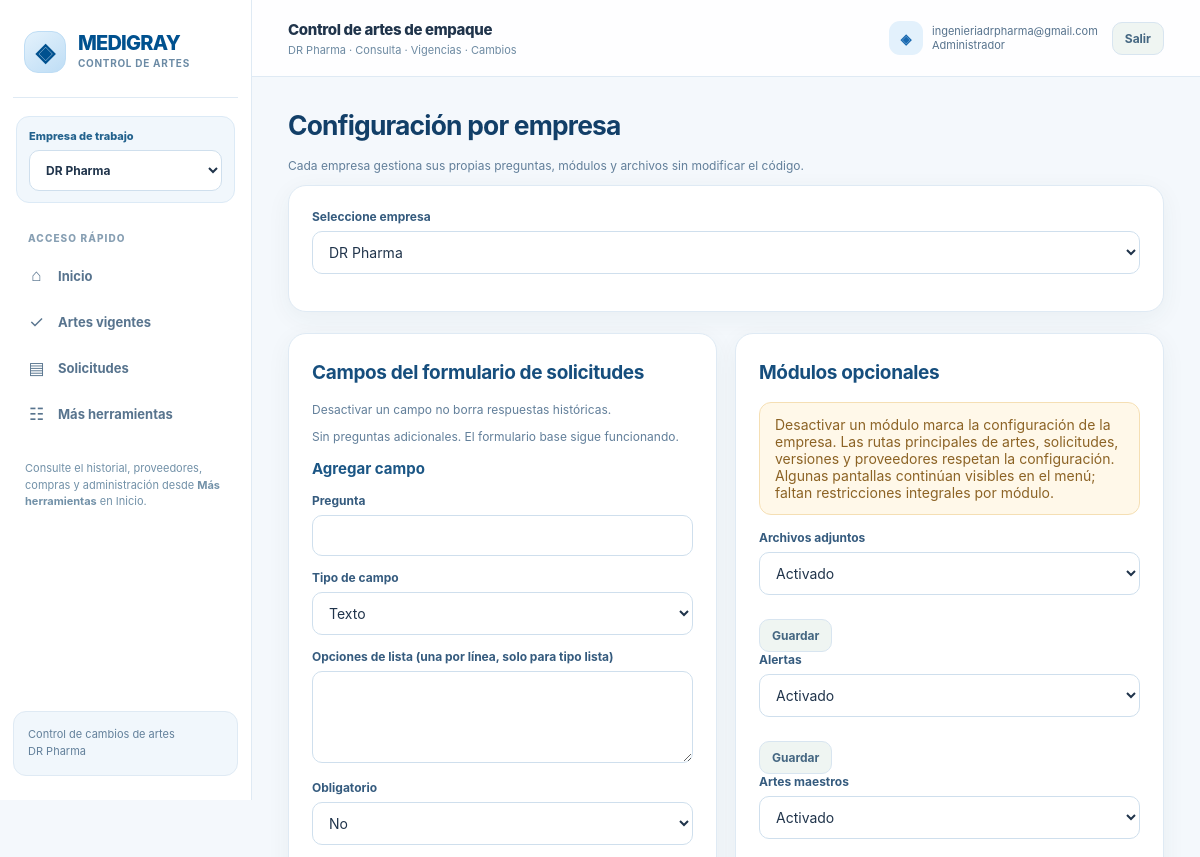
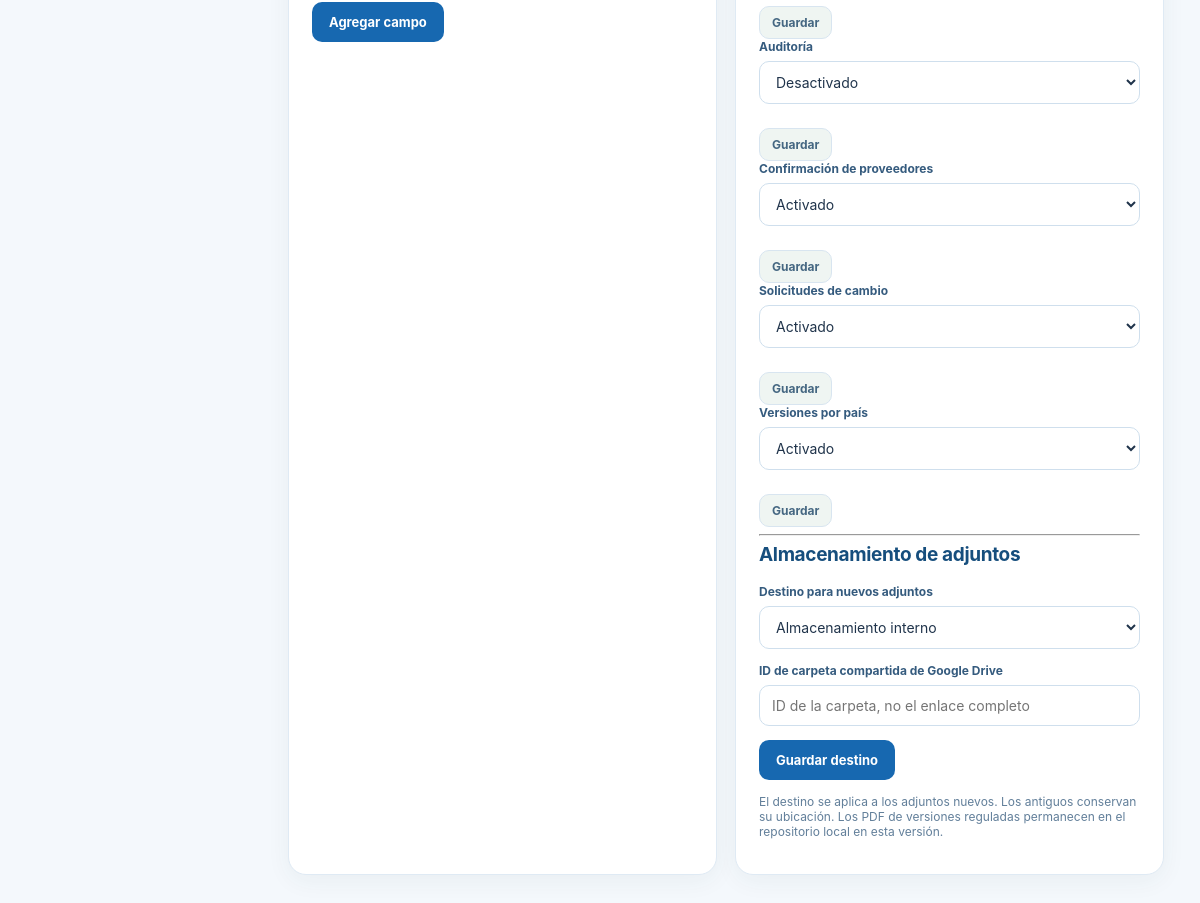
Screenshot of /configuracion (signed in) with the database file from the repository (2 pictures, top to bottom).
### tables this page shows
CREATE TABLE companies(id INTEGER PRIMARY KEY,name TEXT NOT NULL UNIQUE);

CREATE TABLE users(id INTEGER PRIMARY KEY,email TEXT NOT NULL UNIQUE,password TEXT NOT NULL,role TEXT NOT NULL,active INTEGER NOT NULL DEFAULT 1,created_at TEXT NOT NULL);

CREATE TABLE company_modules(company_id INTEGER NOT NULL REFERENCES companies(id),module_key TEXT NOT NULL,enabled INTEGER NOT NULL DEFAULT 1,PRIMARY KEY(company_id,module_key));

CREATE TABLE storage_settings(company_id INTEGER PRIMARY KEY REFERENCES companies(id),destination TEXT NOT NULL DEFAULT 'local',drive_folder_id TEXT DEFAULT '');

### app.py (the view)
@app.get('/configuracion')
def configuration(req:Request,company_id:int=0):
    u=require(req,'Administrador')
    ids=company_ids(u)
    if not ids: raise HTTPException(403,'Sin empresas asignadas')
    cid=company_id or ids[0]
    company_access(u,cid)
    with conn() as c:
        companies=c.execute('SELECT * FROM companies WHERE id IN (SELECT company_id FROM user_companies WHERE user_id=?)',(u['id'],)).fetchall()
        fields=form_fields(c,cid)
        modules=c.execute('SELECT * FROM company_modules WHERE company_id=? ORDER BY module_key',(cid,)).fetchall()
        storage=c.execute('SELECT * FROM storage_settings WHERE company_id=?',(cid,)).fetchone()
    return view(req,'config.html',companies=companies,cid=cid,fields=fields,modules=modules,labels=MODULE_LABELS,storage=storage,field_types=FIELD_TYPES)

### templates/config.html
{% extends 'base.html' %}{% block content %}
<h1>Configuración por empresa</h1><p class="muted">Cada empresa gestiona sus propias preguntas, módulos y archivos sin modificar el código.</p>
<section class="panel"><form method="get"><label>Seleccione empresa</label><select name="company_id" onchange="this.form.submit()">{% for co in companies %}<option value="{{co.id}}" {% if co.id==cid %}selected{% endif %}>{{co.name}}</option>{% endfor %}</select></form></section>
<div class="grid"><section class="panel"><h2>Campos del formulario de solicitudes</h2><p class="muted">Desactivar un campo no borra respuestas históricas.</p>{% for f in fields %}<form method="post" action="/configuracion/campo/{{f.id}}"><input type="hidden" name="csrf_token" value="{{csrf}}"><label>Nombre del campo</label><input name="label" value="{{f.label}}" required><div class="flex"><div class="field"><label>Visible</label><select name="active"><option value="1" {% if f.active %}selected{% endif %}>Sí</option><option value="0" {% if not f.active %}selected{% endif %}>No</option></select></div><div class="field"><label>Obligatorio</label><select name="required"><option value="0" {% if not f.required %}selected{% endif %}>No</option><option value="1" {% if f.required %}selected{% endif %}>Sí</option></select></div></div><small>Tipo: {{f.field_type}}</small> <button class="btn gray sm">Guardar cambios</button></form><hr>{% else %}<p class="muted">Sin preguntas adicionales. El formulario base sigue funcionando.</p>{% endfor %}<h3>Agregar campo</h3><form method="post" action="/configuracion/campo"><input type="hidden" name="csrf_token" value="{{csrf}}"><input type="hidden" name="company_id" value="{{cid}}"><label>Pregunta</label><input name="label" required maxlength="120"><label>Tipo de campo</label><select name="field_type">{% for t in field_types %}<option value="{{t}}">{{t.replace('_',' ').title()}}</option>{% endfor %}</select><label>Opciones de lista (una por línea, solo para tipo lista)</label><textarea name="choices"></textarea><label>Obligatorio</label><select name="required"><option value="0">No</option><option value="1">Sí</option></select><button class="btn">Agregar campo</button></form></section>
<section class="panel"><h2>Módulos opcionales</h2><p class="notice">Desactivar un módulo marca la configuración de la empresa. Las rutas principales de artes, solicitudes, versiones y proveedores respetan la configuración. Algunas pantallas continúan visibles en el menú; faltan restricciones integrales por módulo.</p>{% for m in modules %}<form method="post" action="/configuracion/modulo"><input type="hidden" name="csrf_token" value="{{csrf}}"><input type="hidden" name="company_id" value="{{cid}}"><input type="hidden" name="module_key" value="{{m.module_key}}"><label>{{labels.get(m.module_key,m.module_key)}}</label><div class="flex"><select name="enabled"><option value="1" {% if m.enabled %}selected{% endif %}>Activado</option><option value="0" {% if not m.enabled %}selected{% endif %}>Desactivado</option></select><button class="btn gray sm">Guardar</button></div></form>{% endfor %}<hr><h2>Almacenamiento de adjuntos</h2><form method="post" action="/configuracion/almacenamiento"><input type="hidden" name="csrf_token" value="{{csrf}}"><input type="hidden" name="company_id" value="{{cid}}"><label>Destino para nuevos adjuntos</label><select name="destination"><option value="local" {% if storage.destination=='local' %}selected{% endif %}>Almacenamiento interno</option><option value="drive" {% if storage.destination=='drive' %}selected{% endif %}>Google Drive (requiere configuración)</option></select><label>ID de carpeta compartida de Google Drive</label><input name="drive_folder_id" value="{{storage.drive_folder_id}}" placeholder="ID de la carpeta, no el enlace completo"><button class="btn">Guardar destino</button></form><p class="muted">El destino se aplica a los adjuntos nuevos. Los antiguos conservan su ubicación. Los PDF de versiones reguladas permanecen en el repositorio local en esta versión.</p></section></div>
{% endblock %}

### templates/base.html (shortened to what this page needs)
<!doctype html>
<html lang="es">
<head>
</head>
<body>
{% if u %}
<div class="shell">
<aside class="sidebar" aria-label="Menú">
 <div class="brand"><div class="brand-mark" aria-hidden="true">◈</div><div><div class="brand-name">MEDIGRAY</div><div class="brand-subtitle">CONTROL DE ARTES</div></div></div>
 <div class="company-switcher">
 <form method="post" action="/seleccionar-empresa">
  <label for="company-context">Empresa de trabajo</label>
  <select id="company-context" name="company_id" onchange="this.form.submit()" aria-label="Seleccionar empresa">
   {% for co in empresas_disponibles %}
   <option value="{{ co.id }}" {% if co.id == empresa_actual %}selected{% endif %}>{{ co.name }}</option>
   {% endfor %}
  </select>
 </form>
</div>
<div class="nav-label">Acceso rápido</div>
 <nav aria-label="Navegación principal">
  <a href="/" data-nav="/" aria-label="Ir a Inicio"><span class="nav-icon" aria-hidden="true">⌂</span> Inicio</a>
  <a href="/artes/vigentes" data-nav="/artes/vigentes"><span class="nav-icon" aria-hidden="true">✓</span> Artes vigentes</a>
  <a href="/solicitudes" data-nav="/solicitudes"><span class="nav-icon" aria-hidden="true">▤</span> Solicitudes</a>
  <a href="/#herramientas"><span class="nav-icon" aria-hidden="true">☷</span> Más herramientas</a>
 </nav>
 <p class="nav-note">Consulte el historial, proveedores, compras y administración desde <strong>Más herramientas</strong> en Inicio.</p>
 <div class="sidebar-footer">Control de cambios de artes<br>{{ empresa_nombre }}</div>
</aside>
<div class="workspace">
<header class="top">
 <div><div class="top-title">Control de artes de empaque</div><div class="top-sub">{{ empresa_nombre }} · Consulta · Vigencias · Cambios</div></div>
 <div class="top-actions">
  <div class="profile"><div class="avatar" aria-hidden="true">◈</div><div class="user">{{u.email}}<br>{{u.role}}</div></div>
  <form action="/logout" method="post" style="margin:0"><input type="hidden" name="csrf_token" value="{{csrf}}"><button class="btn gray sm" type="submit">Salir</button></form>
 </div>
</header>
<main class="main">{% block content %}{% endblock %}</main>
</div></div>
{% else %}
<div class="login-wrap">{% block login %}{% endblock %}</div>
{% endif %}
</body></html>

### rows the page displays
companies: name "DR Pharma"
users: email "ingenieriadrpharma@gmail.com", role "Administrador"
company_modules: get "Archivos adjuntos", enabled "Activado"
company_modules: get "Alertas", enabled "Activado"
company_modules: get "Artes maestros", enabled "Activado"
company_modules: get "Auditoría", enabled "Desactivado"
company_modules: get "Confirmación de proveedores", enabled "Activado"
company_modules: get "Solicitudes de cambio", enabled "Activado"
company_modules: get "Versiones por país", enabled "Activado"
storage_settings: destination "Almacenamiento interno"

### other values shown
form field company_id "DR Pharma"
form field field_type "Texto"
